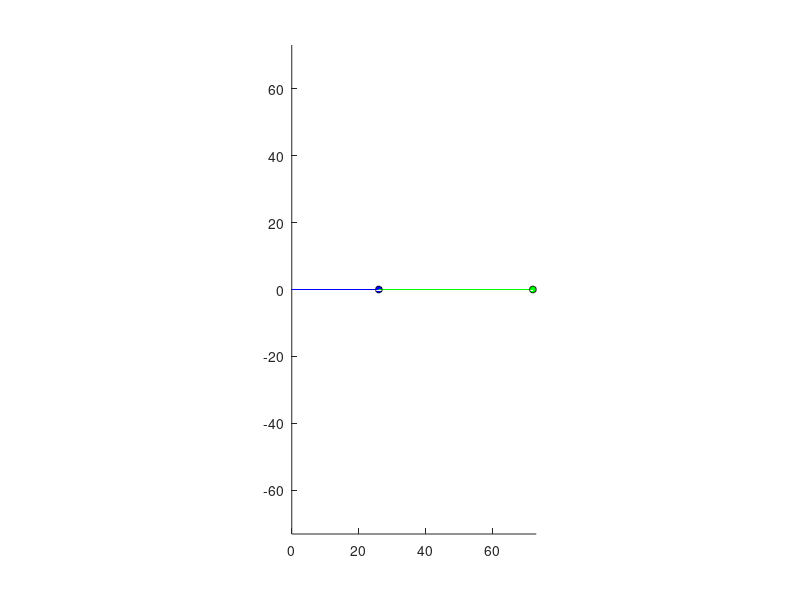

MATLAB code to generate this figure:
clear all
close all
%initialize
Pos.x = 72.0;
Pos.y = 0.0;
angles = [0, 0];

L1 = 26.0;
L2 = 46.0;


numer = sqrt( 4*L1^2*L2^2 - ((Pos.x^2 + Pos.y^2) - (L1^2 + L2^2))^2)
denom = 2*L1^2 + (Pos.x^2 + Pos.y^2) - (L1^2 + L2^2)
theta0 = atan(Pos.y/Pos.x) - atan(numer/denom);
theta1 = acos( (Pos.x^2 + Pos.y^2 - L1^2 - L2^2) / (2*L1*L2) );


x0 = 0;
y0 = 0;
x1 = L1*cos(theta0);
y1 = L1*sin(theta0);
x2 = x1 + L2*cos(theta0 + theta1);
y2 = y1 + L2*sin(theta0 + theta1);


figure;
axesHandle = gca;

xlim(axesHandle, [(0) (73)]);
ylim(axesHandle, [(-73) (73)]);

lineHandle1 = line([x1 x0],[y1 y0]); %link segments
lineHandle2 = line([x2 x1],[y2 y1]); %link segments
rectHandle0 = rectangle('Position',[x1-1 y1-1 2 2],  'Curvature',[1,1],'FaceColor','b');%link segment ends
rectHandle1 = rectangle('Position',[x2-1 y2-1 2 2],  'Curvature',[1,1],'FaceColor','g');%link segment ends

hold on
set(lineHandle1,'Color','b');   %line 1 color
set(lineHandle2,'Color','g');   %line 2 color
set(rectHandle0,'Position',[x1-1 y1-1 2 2]);
set(rectHandle1,'Position',[x2-1 y2-1 2 2]);

hold off

j = 52
axis equal
axis(axis)

for j=53:72
%while(1)
%    j = j+1;
    drawnow; %Forces MATLAB to render the snake
    
    Pos.x = j
    Pos.y = 0 
    %recalculate positions - 
    numer = sqrt( 4*L1^2*L2^2 - ((Pos.x^2 + Pos.y^2) - (L1^2 + L2^2))^2)
    denom = 2*L1^2 + (Pos.x^2 + Pos.y^2) - (L1^2 + L2^2)
    theta0 = atan(Pos.y/Pos.x) - atan(numer/denom);
    theta1 = acos( (Pos.x^2 + Pos.y^2 - L1^2 - L2^2) / (2*L1*L2) );

    x1 = L1*cos(theta0);
    y1 = L1*sin(theta0);
    x2 = x1 + L2*cos(theta0 + theta1);
    y2 = y1 + L2*sin(theta0 + theta1);

     
    %redraw links
    set(rectHandle0,'Position',[x1-1 y1-1 2 2]);
    set(rectHandle1,'Position',[x2-1 y2-1 2 2]);
     
    %redraw snake
    set(lineHandle1,'XData',[x1 x0],'YData',[y1 y0]);
    set(lineHandle2,'XData',[x2 x1],'YData',[y2 y1]);
     
    pause(0.1)
%    if j == 72
%        j = 53
%    end
end